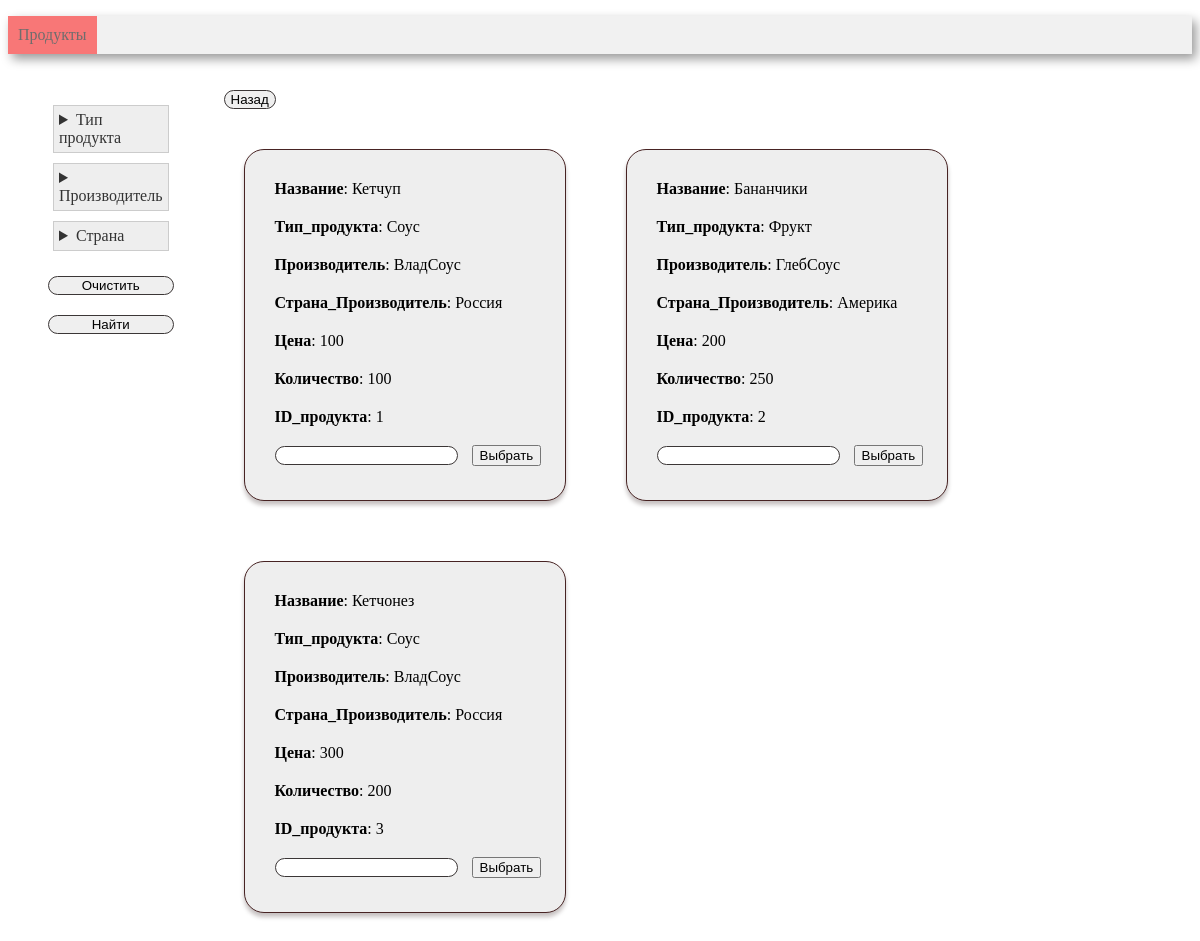
Screenshot of /search with the database file from the repository.
### tables this page shows
CREATE TABLE product (
      product_id INTEGER PRIMARY KEY AUTOINCREMENT,
      product_name VARCHAR(80),
      type_id INT,
      manufacturer_id INT,
      country_id INT,
      storage_quantity INT,
      price INT, 
      FOREIGN KEY (type_id)  REFERENCES type (type_id) ON DELETE CASCADE,
      FOREIGN KEY (manufacturer_id)  REFERENCES manufacturer (manufacturer_id) ON DELETE CASCADE
      FOREIGN KEY (country_id)  REFERENCES country (country_id) ON DELETE CASCADE
);

### controllers/search.py (the view, shortened to what this page needs)
@app.route('/search', methods=['get', 'post'])
def search():
    conn = get_db_connection()
    df_type = get_count_type(conn)
    df_manufacturer = get_count_manufacturer(conn)
    df_country = get_count_country(conn)
    checked_list_type = []
    checked_list_manufacturer = []
    checked_list_country = []
    df_filter_product = get_product(conn)
    if request.values.get('reset'):
        df_filter_product = get_product(conn)
        checked_list_type = []
        checked_list_manufacturer = []
        checked_list_country = []
    html = render_template(
        'search.html',
        type_box=df_type,
        manufacturer_box=df_manufacturer,
        country_box=df_country,
        filter_box=df_filter_product,
        checked_list_type=checked_list_type,
        checked_list_manufacturer=checked_list_manufacturer,
        checked_list_country=checked_list_country,
        len=len
    )
    return html

### models/search_model.py (called while the page is built)
def get_count_type(conn):
    return pd.read_sql('''
        SELECT type_id, type_name as Тип, COUNT(product_id) AS Товары_типов
        FROM type
        LEFT JOIN product USING(type_id)
        GROUP BY type.type_id;
    ''', conn)

def get_count_manufacturer(conn):
    return pd.read_sql('''
        SELECT manufacturer_id, manufacturer_name as Производитель, COUNT(product_id) AS Товары_производителя
        FROM manufacturer
        LEFT JOIN product USING(manufacturer_id)
        GROUP BY manufacturer.manufacturer_id;
    ''', conn)

def get_count_country(conn):
    return pd.read_sql('''
        SELECT country_id, country_name as Страна, COUNT(product_id) AS Товары_страны
        FROM country
        LEFT JOIN product USING(country_id)
        GROUP BY country.country_id;
    ''', conn)

def get_product(conn):
    return pd.read_sql('''
        SELECT product_name AS Название, type_name AS Тип_продукта,
            manufacturer_name AS Производитель, country_name AS Страна_Производитель,
            price AS Цена, storage_quantity AS Количество, product_id AS ID_продукта
        FROM product
            JOIN type USING(type_id)
            JOIN manufacturer USING(manufacturer_id)
            JOIN country USING(country_id)
        GROUP BY product_id;
    ''', conn)

### utils.py (called while the page is built)
def get_db_connection():
    return sqlite3.connect('postavka2.sqlite')

### templates/search.html (shortened to what this page needs)
<!DOCTYPE HTML>
<html>
<head>
    <link rel="stylesheet" type="text/css" href="/static/css/main.css"/>
    {% macro render_card(relation) %}
        <div class = 'all_card'>
            {% for i in range(relation|length) %}
            <div class="card">
                <div class="column">
                    {% for name in relation.dtypes.index %}
                        <div class="row">
                            <b>{{ name }}</b>: {{ relation.loc[i, name] }}
                        </div>
                    {% endfor %}
                    <form action='{{url_for("index")}}' method ="get">
                        <input type="number" name="product_num">
                        <button type="submit" value='{{relation.loc[i, 'ID_продукта']}}' name="product" {% if relation.loc[i, 'Количество'] == 0  %} disabled {% endif %}>
                            Выбрать
                        </button>
                    </form>
                </div>
            </div>
            {% endfor %}
        </div>
    {% endmacro %}
</head>
<body>
    <div class=menu>
        <ul>
            <li class = active><a href={{ url_for("search")}}>Продукты</a></li>
        </ul>
    </div>
    <div class='row'>
        <p>
            <form action='' method="post">
                <div class="row checkboxs">
                    <div class='column'>
                        <div class="column">
                            <details {% if checked_list_type !=[] %} open {%endif%}><summary>Тип продукта</summary>
                            </details>
                            <details {% if checked_list_manufacturer !=[] %} open {%endif%}><summary>Производитель</summary>
                            </details>
                            <details {% if checked_list_country !=[] %} open {%endif%}><summary>Страна</summary>
                            </details>
                        </div>
                        <input type="submit" value="Очистить" name="reset" />
                        <input type="submit" value="Найти" name="confirm" />
                    </div>
                </div>
            </form>
        </p>
        <p>
            <div class='column'>
                <form action='{{url_for("index")}}' method ="get">
                    <input type="submit" name = 'noselect' value="Назад" />
                </form>
                {{ render_card(filter_box) }}
            </div>
        </p>
    </div>
</body>
</html>

### static/CSS/main.css (style rules this page uses)
.menu { background-color: #f1f1f1; box-shadow: 4px 5px 10px rgba(0, 0, 0, 0.4); width: 100%; }
.menu li { display: inline-block; vertical-align: top; padding: 10px; color: #6f6d6d; }
.menu a { text-decoration: none; color: #6f6d6d; }
.menu ul { padding: 0px; }
.active { background-color: #f87777; color: #f8f8f8; }
.all_card { display: flex; flex-direction: row; flex-wrap: wrap; }
.card { border: 1px solid #472323; border-radius: 20px; margin: 30px; padding: 10px; width: 300px; height: 330px; background-color: #eee; box-shadow: 0px 4px 4px rgba(29, 6, 6, 0.25); }
.row { display: flex; flex-direction: row; margin: 10px; }
.column { display: flex; flex-direction: column; margin: 10px; }
details > summary { padding: 5px; background-color: #eee; color: #333; border: 1px #ccc solid; cursor: pointer; margin: 5px; }
.checkboxs { padding: 5px; margin: 5px; color: #720707; cursor: pointer; width: 10%; }
input { border-radius: 20px; margin:10px; border:1px #3b3636 solid; }

### rows the page displays
product: product_name "Кетчуп"
product: product_name "Бананчики"
product: product_name "Кетчонез"

### other values shown
{{ name }} "Название" "Тип_продукта" "Производитель" "Страна_Производитель" "Цена" "Количество" "ID_продукта" "Название" "Тип_продукта" "Производитель" "Страна_Производитель" "Цена" "Количество" "ID_продукта" "Название" "Тип_продукта" "Производитель" "Страна_Производитель" "Цена" "Количество" "ID_продукта"
{{ relation.loc[i, name] }} "Соус" "ВладСоус" "Россия" "100" "100" "1" "Фрукт" "ГлебСоус" "Америка" "200" "250" "2" "Соус" "ВладСоус" "Россия" "300" "200" "3"
